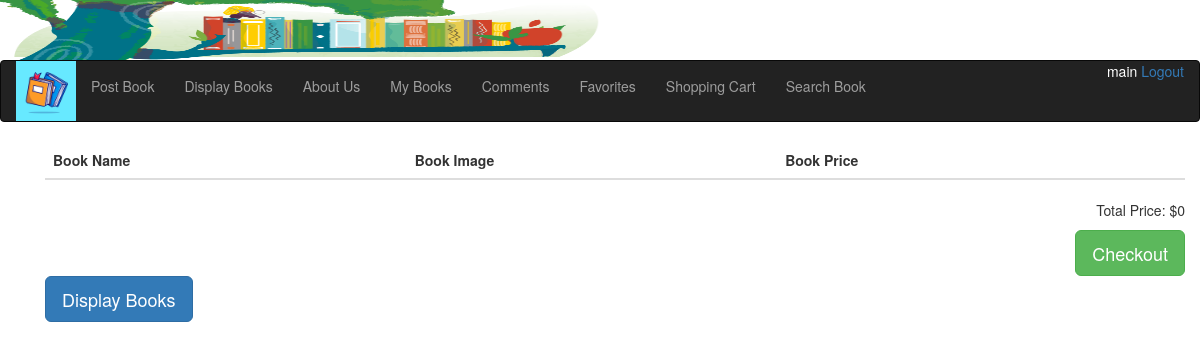
Page /shoppingcart (signed in) on the committed database.
### bookMng/models.py (models this page shows, shortened)
class MainMenu(models.Model):
    item = models.CharField(max_length=200, unique=True)
    link = models.CharField(max_length=200, unique=True)

### bookMng/views.py (the view)
# urls.py: path('shoppingcart', views.viewcart, name='viewcart'),
@login_required(login_url=reverse_lazy('login'))
def viewcart(request):
    shopping_cart, created = ShoppingCart.objects.get_or_create(user=request.user)
    books = shopping_cart.books.all()
    total_price = sum(book.price for book in books)
    return render(request,
                  'bookMng/shoppingCart.html',
                  {
                      'item_list': MainMenu.objects.all(),
                      'books': books,
                      'total_price': total_price,
                  }
                  )

### bookEx/templates/bookMng/shoppingCart.html (shortened to what this page needs)
{% extends "base.html" %}
{% load static %}
{% block sidenav %}
  {% for item in item_list %}
    <li>
      <a href="{{item.link}}">{{item.item}}</a>
    </li>
  {% endfor %}
{% endblock sidenav %}
{% block content %}
    <div class="container">
        <table class="table table-striped table-borderless" align="center">
            <thead>
                <th>Book Name</th>
                <th>Book Image</th>
                <th>Book Price</th>
                <th></th>
            </thead>
        </table>
        <div class="text-right">
            <p>Total Price: ${{ total_price }}</p>
            <a href="{% url 'checkout' %}" class="btn btn-success btn-lg" role="button">Checkout</a>
        </div>
        <div class="text-left mt-3">
            <a href="{% url 'displaybooks' %}" class="btn btn-primary btn-lg" role="button">Display Books</a>
        </div>
    </div>
{% endblock content %}

### bookEx/templates/base.html (shortened to what this page needs)
{% load static %}
<!DOCTYPE html>
<html lang="en">
<head>
    <link rel="stylesheet" href="https://maxcdn.bootstrapcdn.com/bootstrap/3.4.1/css/bootstrap.min.css">
</head>
<body>
    <img src="{% static 'bannertest.jpg'%}" height="60" width="600" alt=""/>
    <nav class="navbar navbar-inverse" style="margin-top: 0px;">
        <div class="container-fluid">
            <div class="navbar-header">
                <img src="{% static 'logotest.jpg'%}" height="60" width="60" alt=""/>
             </div>
            <span style="float: right">
            {% if user.is_authenticated %}
                <span style="color:white">{{ user.username }}</span>
                <a href="{% url 'logout' %}?next=/">Logout</a>
            {% else %}
                <span style="color:white">Not Logged in</span>
                <a href="{% url 'login' %}?next=/"> Login </a>
            {% endif %}
            </span>
            <ul class="nav navbar-nav">
                {% block sidenav %}
                {% endblock sidenav %}
            </ul>
        </div>
    </nav>
    <div class="container">
        <section id="main">
            {% block content %}{% endblock content %}
        </section>
    </div>
</body>
</html>

### rows in the picture
MainMenu: item "Post Book"
MainMenu: item "Display Books"
MainMenu: item "About Us"
MainMenu: item "My Books"
MainMenu: item "Comments"
MainMenu: item "Favorites"
MainMenu: item "Shopping Cart"
MainMenu: item "Search Book"

### other values in the picture
{{ user.username }} "main"
{{ total_price }} "0"
